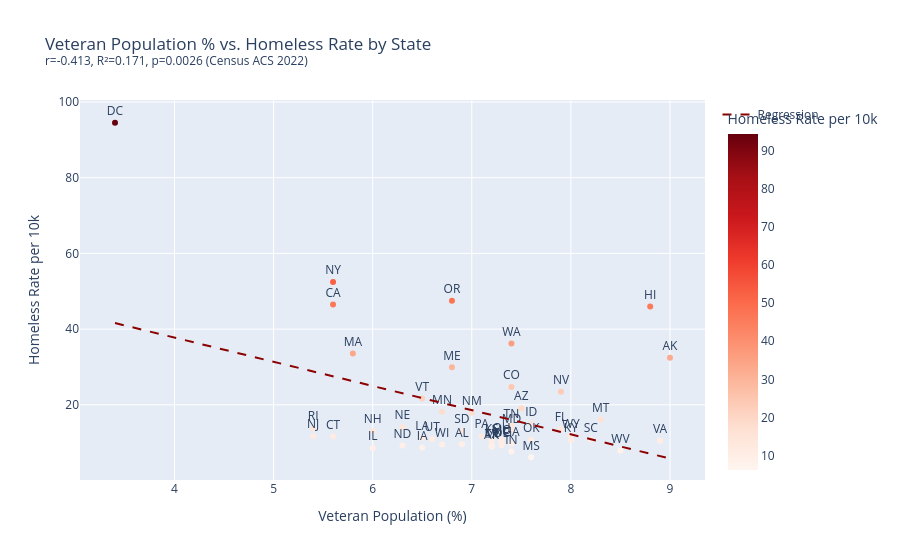

Notebook code for this chart:
### Code cell
slope2, intercept2, r2v, p2, se2 = stats.linregress(df['veteran_pct'], df['homeless_rate_per_10k'])
r2_2 = r2v ** 2
print(f'Veteran % vs homeless rate: r={r2v:.3f}, R²={r2_2:.3f}, p={p2:.4f}')

x_range2 = [df['veteran_pct'].min(), df['veteran_pct'].max()]
y_range2 = [slope2 * x + intercept2 for x in x_range2]

fig2 = px.scatter(
    df, x='veteran_pct', y='homeless_rate_per_10k', text='state_postal',
    color='homeless_rate_per_10k', color_continuous_scale='Reds',
    title=f'Veteran Population % vs. Homeless Rate by State<br><sup>r={r2v:.3f}, R²={r2_2:.3f}, p={p2:.4f} (Census ACS 2022)</sup>',
    labels={'veteran_pct': 'Veteran Population (%)', 'homeless_rate_per_10k': 'Homeless Rate per 10k'},
    hover_name='state_name',
)
fig2.add_trace(go.Scatter(x=x_range2, y=y_range2, mode='lines', name='Regression', line=dict(color='darkred', dash='dash')))
fig2.update_traces(textposition='top center', selector=dict(mode='markers+text'))
fig2.show()

### Figure 1 — Plotly figure (JSON) as saved in the notebook; plotly's stock layout.template omitted (floating-point values rounded to 4 significant figures)
{"data": [{"hovertemplate": "<b>%{hovertext}</b><br><br>Veteran Population (%)=%{x}<br>Homeless Rate per 10k=%{marker.color}<br>state_postal=%{text}<extra></extra>", "hovertext": ["Alabama", "Alaska", "Arizona", "Arkansas", "California", "Colorado", "Connecticut", "Delaware", "District of Columbia", "Florida", "Georgia", "Hawaii", "Idaho", "Illinois", "Indiana", "Iowa", "Kansas", "Kentucky", "Louisiana", "Maine", "Maryland", "Massachusetts", "Michigan", "Minnesota", "Mississippi", "Missouri", "Montana", "Nebraska", "Nevada", "New Hampshire", "New Jersey", "New Mexico", "New York", "North Carolina", "North Dakota", "Ohio", "Oklahoma", "Oregon", "Pennsylvania", "Rhode Island", "South Carolina", "South Dakota", "Tennessee", "Texas", "Utah", "Vermont", "Virginia", "Washington", "West Virginia", "Wisconsin", "Wyoming"], "legendgroup": "", "marker": {"color": [9.56, 32.45, 19.12, 8.93, 46.48, 24.72, 11.61, 9.33, 94.51, 13.63, 9.79, 45.96, 14.99, 8.54, 7.65, 8.73, 10.61, 10.68, 11.31, 29.9, 13.16, 33.58, 9.32, 18.2, 6.15, 10.37, 16.15, 14.08, 23.42, 13.07, 11.71, 17.92, 52.44, 9.81, 9.23, 10.76, 10.7, 47.5, 11.73, 13.82, 10.8, 13.08, 14.59, 9.07, 10.95, 21.7, 10.48, 36.22, 7.91, 9.49, 11.9], "coloraxis": "coloraxis", "symbol": "circle"}, "mode": "markers+text", "name": "", "orientation": "v", "showlegend": false, "text": ["AL", "AK", "AZ", "AR", "CA", "CO", "CT", "DE", "DC", "FL", "GA", "HI", "ID", "IL", "IN", "IA", "KS", "KY", "LA", "ME", "MD", "MA", "MI", "MN", "MS", "MO", "MT", "NE", "NV", "NH", "NJ", "NM", "NY", "NC", "ND", "OH", "OK", "OR", "PA", "RI", "SC", "SD", "TN", "TX", "UT", "VT", "VA", "WA", "WV", "WI", "WY"], "textposition": "top center", "type": "scatter", "x": [6.9, 9.0, 7.5, 7.2, 5.6, 7.4, 5.6, 7.3, 3.4, 7.9, 7.4, 8.8, 7.6, 6.0, 7.4, 6.5, 7.2, 8.0, 6.5, 6.8, 7.4, 5.8, 7.2, 6.7, 7.6, 7.3, 8.3, 6.3, 7.9, 6.0, 5.4, 7.0, 5.6, 7.3, 6.3, 7.3, 7.6, 6.8, 7.1, 5.4, 8.2, 6.9, 7.4, 7.2, 6.6, 6.5, 8.9, 7.4, 8.5, 6.7, 8.0], "xaxis": "x", "y": [9.56, 32.45, 19.12, 8.93, 46.48, 24.72, 11.61, 9.33, 94.51, 13.63, 9.79, 45.96, 14.99, 8.54, 7.65, 8.73, 10.61, 10.68, 11.31, 29.9, 13.16, 33.58, 9.32, 18.2, 6.15, 10.37, 16.15, 14.08, 23.42, 13.07, 11.71, 17.92, 52.44, 9.81, 9.23, 10.76, 10.7, 47.5, 11.73, 13.82, 10.8, 13.08, 14.59, 9.07, 10.95, 21.7, 10.48, 36.22, 7.91, 9.49, 11.9], "yaxis": "y"}, {"line": {"color": "darkred", "dash": "dash"}, "mode": "lines", "name": "Regression", "type": "scatter", "x": [3.4, 9.0], "y": [41.6, 5.807]}], "layout": {"coloraxis": {"colorbar": {"title": {"text": "Homeless Rate per 10k"}}, "colorscale": [[0.0, "rgb(255,245,240)"], [0.125, "rgb(254,224,210)"], [0.25, "rgb(252,187,161)"], [0.375, "rgb(252,146,114)"], [0.5, "rgb(251,106,74)"], [0.625, "rgb(239,59,44)"], [0.75, "rgb(203,24,29)"], [0.875, "rgb(165,15,21)"], [1.0, "rgb(103,0,13)"]]}, "legend": {"tracegroupgap": 0}, "title": {"text": "Veteran Population % vs. Homeless Rate by State<br><sup>r=-0.413, R²=0.171, p=0.0026 (Census ACS 2022)</sup>"}, "xaxis": {"anchor": "y", "domain": [0.0, 1.0], "title": {"text": "Veteran Population (%)"}}, "yaxis": {"anchor": "x", "domain": [0.0, 1.0], "title": {"text": "Homeless Rate per 10k"}}}}
